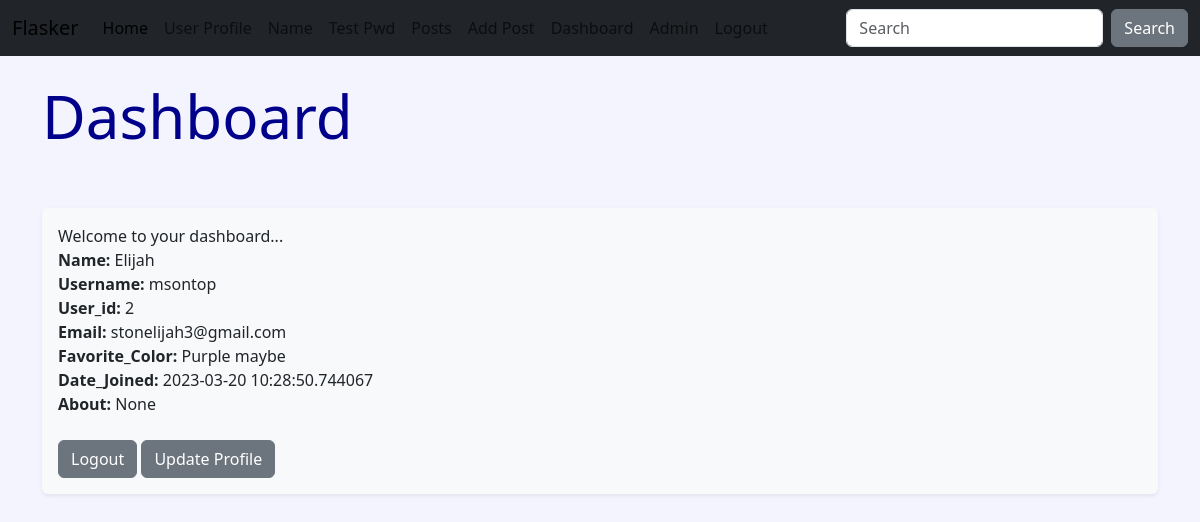
/dashboard (signed in), run on the app's committed database.
### hello.py (models this page shows, shortened)
class Users(db.Model, UserMixin):
    id = db.Column(db.Integer, primary_key=True)
    username = db.Column(db.String(200), unique=True)
    name = db.Column(db.String(200), nullable=False)
    email = db.Column(db.String(200), nullable=False, unique=True)
    favorite_color = db.Column(db.String(120))
    about_author = db.Column(db.Text(500), nullable=True)
    date_added = db.Column(db.DateTime, default=datetime.utcnow)
    password_hash = db.Column(db.String(128))
    posts = db.relationship('Post', backref='poster')
    @property
    def password(self):
        raise AttributeError('Password is nomett a readable attr!')

### hello.py (the view)
@app.route('/dashboard', methods=['GET','POST'])
@login_required
def dashboard():
    return render_template('dashboard.html')

### webforms.py
class SearchForm(FlaskForm):
    searched = StringField('Searched', validators=[DataRequired()])
    submit = SubmitField('Submit')

### hello.py (called while the page is built)
@login_manager.user_loader
def load_user(user_id):
    return Users.query.get(int(user_id))

@app.context_processor
def base():
    form = SearchForm()
    return dict(form=form)

### templates/dashboard.html (shortened to what this page needs)
{% extends 'base.html' %}
{% block content%}
<h1>Dashboard</h1>
<br />
<br />
<div class="shadow-sm p-3 mb-1 bg-body-tertiary rounded">
    Welcome to your dashboard...<br/>
    <strong>Name: </strong>{{current_user.name}}<br />
    <strong>Username: </strong>{{current_user.username}}<br />
    <strong>User_id: </strong>{{current_user.id}}<br />
    <strong>Email: </strong>{{current_user.email}}<br />
    <strong>Favorite_Color: </strong>{{current_user.favorite_color}}<br />
    <strong>Date_Joined: </strong>{{current_user.date_added}}<br />
    <strong>About: </strong>{{current_user.about_author}}<br /><br/>
    <a href="{{ url_for('logout') }}"><button type="button" class="btn btn-secondary">Logout</button></a>
    <a href="{{ url_for('update', id=current_user.id) }}"><button type="button" class="btn btn-secondary">Update Profile</button></a>
</div>
{% endblock %}

### static/css/style.css (style rules this page uses)
h1 { color: darkblue; font-size: 60px; }
body { background-color: #f4f4ff; }

### data on the page
Users: name "Elijah", username "msontop", id "2", email "stonelijah3@gmail.com", favorite_color "Purple maybe", date_added "2023-03-20 10:28:50.744067", about_author "None"
